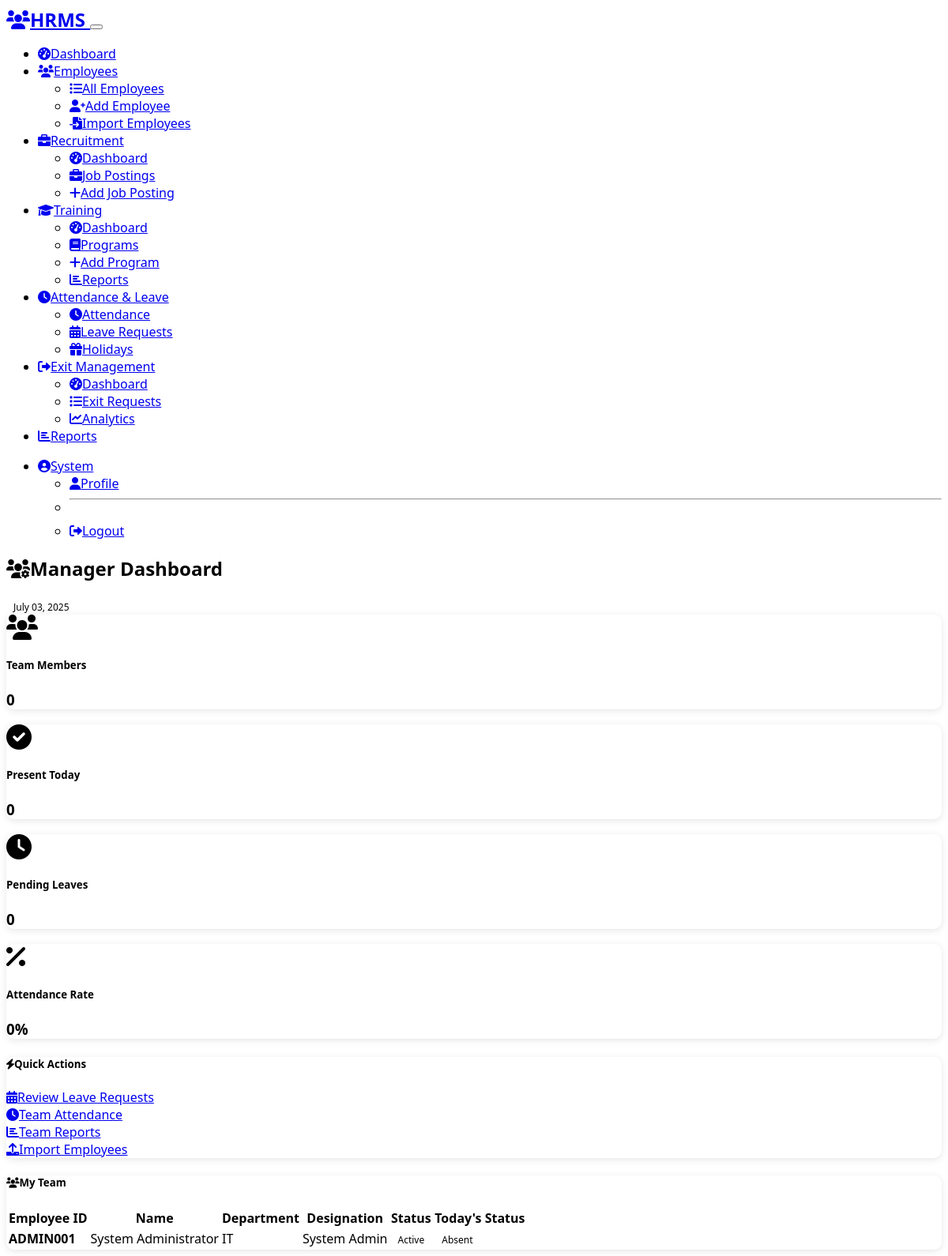
Before: /manager/dashboard (signed in) with the older database file.
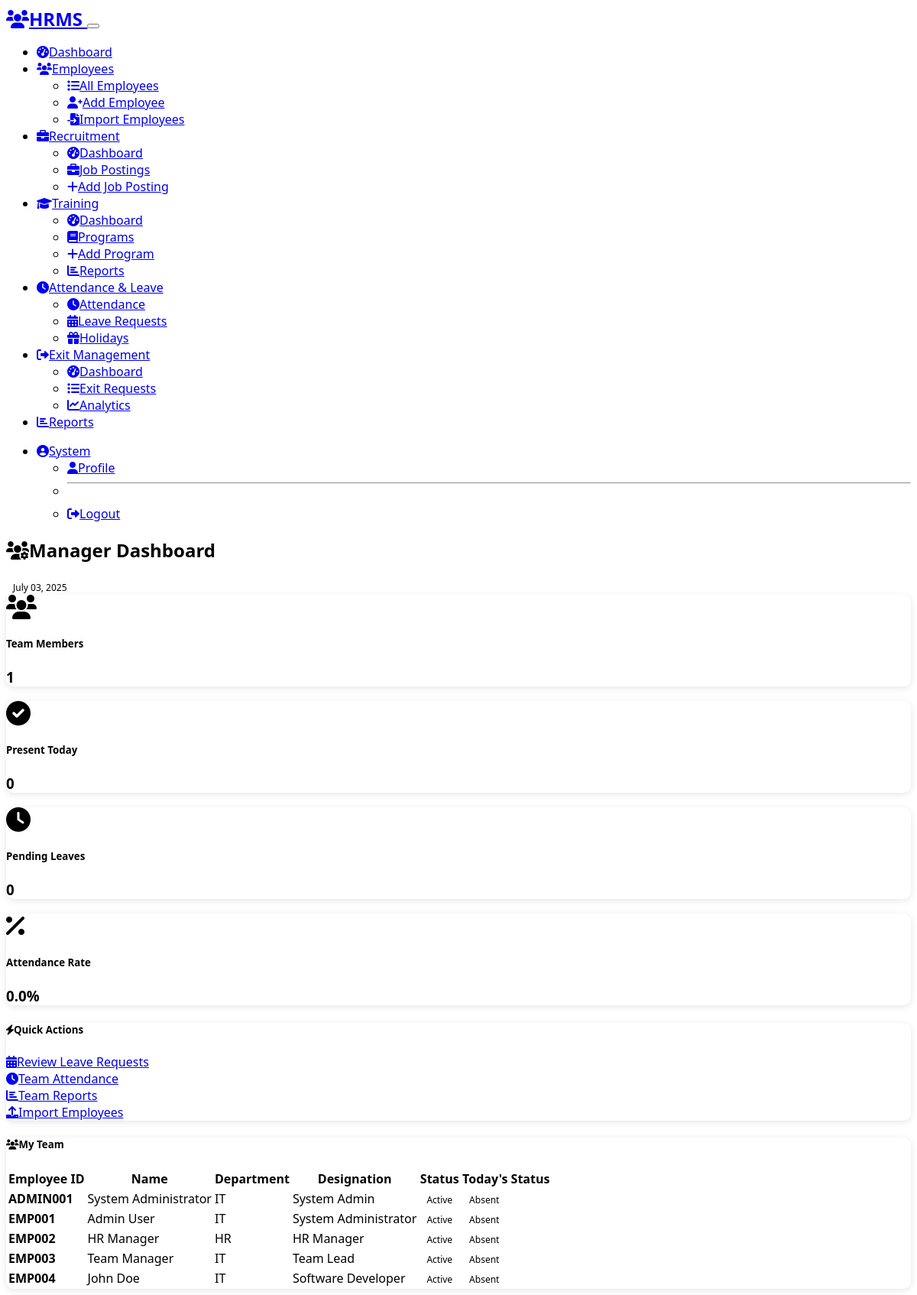
After: the same page with the newer database file.
### models.py (models this page shows, shortened)
class User(UserMixin, db.Model):
    __tablename__ = 'users'
    id = db.Column(db.Integer, primary_key=True)
    email = db.Column(db.String(120), unique=True, nullable=False)
    employee_id = db.Column(db.String(20), unique=True, nullable=False)
    first_name = db.Column(db.String(50), nullable=False)
    last_name = db.Column(db.String(50), nullable=False)
    phone = db.Column(db.String(15))
    department = db.Column(db.String(50), nullable=False)
    designation = db.Column(db.String(50), nullable=False)
    work_mode = db.Column(db.String(20), nullable=False, default='onsite')  # onsite/offsite
    role = db.Column(db.String(20), nullable=False, default='employee')  # admin/employee/manager
    manager_id = db.Column(db.Integer, db.ForeignKey('users.id'), nullable=True)
    password_hash = db.Column(db.String(256))
    active = db.Column(db.Boolean, default=True)
    date_joined = db.Column(db.DateTime, default=datetime.utcnow)
    reset_token = db.Column(db.String(100))
    reset_token_expires = db.Column(db.DateTime)
    @property
    def is_active(self):
        return self.active
    attendance_records = db.relationship('Attendance', backref='user', lazy=True)
    leave_requests = db.relationship('LeaveRequest', foreign_keys='LeaveRequest.user_id', backref='user', lazy=True)
    reviewed_leave_requests = db.relationship('LeaveRequest', foreign_keys='LeaveRequest.reviewed_by', backref='reviewer', lazy=True)
    documents = db.relationship('Document', backref='user', lazy=True)
    reportees = db.relationship('User', backref=db.backref('manager', remote_side='User.id'), lazy=True)
    emergency_contacts = db.relationship('EmergencyContact', backref='user', lazy=True)
    job_postings = db.relationship('JobPosting', backref='poster', lazy=True)
    interviews = db.relationship('Interview', backref='interviewer', lazy=True)
    training_programs = db.relationship('TrainingProgram', backref='creator', lazy=True)
    training_enrollments = db.relationship('TrainingEnrollment', backref='user', lazy=True)
    certifications = db.relationship('Certification', backref='user', lazy=True)
    exit_requests = db.relationship('ExitRequest', foreign_keys='ExitRequest.user_id', backref='user', lazy=True)
    approved_exits = db.relationship('ExitRequest', foreign_keys='ExitRequest.approved_by', backref='approver', lazy=True)
    exit_interviews = db.relationship('ExitInterview', backref='interviewer', lazy=True)
    announcements = db.relationship('Announcement', backref='creator', lazy=True)
    policy_documents = db.relationship('PolicyDocument', backref='creator', lazy=True)
    policy_acknowledgments = db.relationship('PolicyAcknowledgment', backref='user', lazy=True)
    employment_history = db.relationship('EmploymentHistory', backref='user', lazy=True)
    @property
    def can_manage_employees(self):
        return self.role in ['admin', 'hr']
    @property
    def full_name(self):
        return f"{self.first_name} {self.last_name}"

### routes/manager.py (the view)
    def decorated_function(*args, **kwargs):
        if current_user.role not in ['admin', 'manager'] and not current_user.is_manager:
            flash('Access denied. Manager privileges required.', 'error')
            return redirect(url_for('main.index'))
        return f(*args, **kwargs)

### templates/manager/dashboard.html (shortened to what the changed rows need)
{% extends "base.html" %}
{% block content %}
<div class="container">
    <div class="d-flex justify-content-between align-items-center mb-4">
        <h2><i class="fas fa-users-cog me-2"></i>Manager Dashboard</h2>
    </div>
    <div class="row mb-4">
        <div class="col-md-3">
            <div class="card bg-info text-white">
                <div class="card-body">
                    <div class="d-flex align-items-center">
                        <div>
                            <h5 class="card-title mb-0">Team Members</h5>
                            <h3 class="mb-0">{{ total_reportees }}</h3>
                        </div>
                    </div>
                </div>
            </div>
        </div>
        <div class="col-md-3">
            <div class="card bg-primary text-white">
                <div class="card-body">
                    <div class="d-flex align-items-center">
                        <div>
                            <h5 class="card-title mb-0">Attendance Rate</h5>
                            <h3 class="mb-0">{{ ((today_attendance / total_reportees * 100) if total_reportees > 0 else 0)|round(1) }}%</h3>
                        </div>
                    </div>
                </div>
            </div>
        </div>
    </div>
    <div class="row">
        <div class="col-md-12">
            <div class="card">
                <div class="card-body">
                    {% if reportees %}
                        <div class="table-responsive">
                            <table class="table table-hover">
                                <thead>
                                    <tr>
                                        <th>Employee ID</th>
                                        <th>Name</th>
                                        <th>Department</th>
                                        <th>Designation</th>
                                        <th>Status</th>
                                        <th>Today's Status</th>
                                    </tr>
                                </thead>
                                <tbody>
                                    {% for employee in reportees %}
                                    <tr>
                                        <td><strong>{{ employee.employee_id }}</strong></td>
                                        <td>{{ employee.full_name }}</td>
                                        <td>{{ employee.department }}</td>
                                        <td>{{ employee.designation }}</td>
                                        <td>
                                            {% if employee.active %}
                                                <span class="badge bg-success">Active</span>
                                            {% else %}
                                                <span class="badge bg-danger">Inactive</span>
                                            {% endif %}
                                        </td>
                                        <td>
                                            {% set attendance = employee.attendance_records|selectattr('date', 'equalto', today)|first %}
                                            {% if attendance and attendance.punch_in_time %}
                                                {% if attendance.punch_out_time %}
                                                    <span class="badge bg-success">Completed</span>
                                                {% else %}
                                                    <span class="badge bg-info">Present</span>
                                                {% endif %}
                                            {% else %}
                                                <span class="badge bg-warning">Absent</span>
                                            {% endif %}
                                        </td>
                                    </tr>
                                    {% endfor %}
                                </tbody>
                            </table>
                        </div>
                    {% else %}
                        <div class="text-center py-4">
                            <i class="fas fa-users fa-3x text-muted mb-3"></i>
                            <p class="text-muted">No team members assigned yet.</p>
                        </div>
                    {% endif %}
                </div>
            </div>
        </div>
    </div>
</div>
{% endblock %}

### templates/base.html (shortened to what the changed rows need)
<!DOCTYPE html>
<html lang="en" data-bs-theme="dark">
<head>
    <link href="https://cdn.replit.com/agent/bootstrap-agent-dark-theme.min.css" rel="stylesheet">
    <link href="https://cdnjs.cloudflare.com/ajax/libs/font-awesome/6.0.0/css/all.min.css" rel="stylesheet">
    <link href="{{ url_for('static', filename='css/custom.css') }}" rel="stylesheet">
</head>
<body>
    {% if current_user.is_authenticated %}
    <nav class="navbar navbar-expand-lg navbar-dark bg-dark">
        <div class="container">
            <a class="navbar-brand" href="{{ url_for('main.index') }}">
                <i class="fas fa-users me-2"></i>HRMS
            </a>
            <button class="navbar-toggler" type="button" data-bs-toggle="collapse" data-bs-target="#navbarNav">
            </button>
            <div class="collapse navbar-collapse" id="navbarNav">
                <ul class="navbar-nav me-auto">
                    {% if current_user.can_manage_employees %}
                        <li class="nav-item">
                            <a class="nav-link" href="{{ url_for('admin.dashboard') }}">
                                <i class="fas fa-tachometer-alt me-1"></i>Dashboard
                            </a>
                        </li>
                        <li class="nav-item dropdown">
                            <a class="nav-link dropdown-toggle" href="#" role="button" data-bs-toggle="dropdown">
                                <i class="fas fa-users me-1"></i>Employees
                            </a>
                            <ul class="dropdown-menu">
                                <li><a class="dropdown-item" href="{{ url_for('admin.employees') }}">
                                    <i class="fas fa-list me-2"></i>All Employees
                                </a></li>
                                <li><a class="dropdown-item" href="{{ url_for('admin.add_employee') }}">
                                    <i class="fas fa-user-plus me-2"></i>Add Employee
                                </a></li>
                                <li><a class="dropdown-item" href="{{ url_for('reports.import_employees') }}">
                                    <i class="fas fa-file-import me-2"></i>Import Employees
                                </a></li>
                            </ul>
                        </li>
                        <li class="nav-item dropdown">
                            <a class="nav-link dropdown-toggle" href="#" role="button" data-bs-toggle="dropdown">
                                <i class="fas fa-briefcase me-1"></i>Recruitment
                            </a>
                            <ul class="dropdown-menu">
                                <li><a class="dropdown-item" href="{{ url_for('recruitment.dashboard') }}">
                                    <i class="fas fa-tachometer-alt me-2"></i>Dashboard
                                </a></li>
                                <li><a class="dropdown-item" href="{{ url_for('recruitment.jobs') }}">
                                    <i class="fas fa-briefcase me-2"></i>Job Postings
                                </a></li>
                                <li><a class="dropdown-item" href="{{ url_for('recruitment.add_job') }}">
                                    <i class="fas fa-plus me-2"></i>Add Job Posting
                                </a></li>
                            </ul>
                        </li>
                        <li class="nav-item dropdown">
                            <a class="nav-link dropdown-toggle" href="#" role="button" data-bs-toggle="dropdown">
                                <i class="fas fa-graduation-cap me-1"></i>Training
                            </a>
                            <ul class="dropdown-menu">
                                <li><a class="dropdown-item" href="{{ url_for('training.dashboard') }}">
                                    <i class="fas fa-tachometer-alt me-2"></i>Dashboard
                                </a></li>
                                <li><a class="dropdown-item" href="{{ url_for('training.programs') }}">
                                    <i class="fas fa-book me-2"></i>Programs
                                </a></li>
                                <li><a class="dropdown-item" href="{{ url_for('training.add_program') }}">
                                    <i class="fas fa-plus me-2"></i>Add Program
                                </a></li>
                                <li><a class="dropdown-item" href="{{ url_for('training.training_reports') }}">
                                    <i class="fas fa-chart-bar me-2"></i>Reports
                                </a></li>
                            </ul>
                        </li>
                        <li class="nav-item dropdown">
                            <a class="nav-link dropdown-toggle" href="#" role="button" data-bs-toggle="dropdown">
                                <i class="fas fa-clock me-1"></i>Attendance & Leave
                            </a>
                            <ul class="dropdown-menu">
                                <li><a class="dropdown-item" href="{{ url_for('admin.attendance') }}">
                                    <i class="fas fa-clock me-2"></i>Attendance
                                </a></li>
                                <li><a class="dropdown-item" href="{{ url_for('admin.leaves') }}">
                                    <i class="fas fa-calendar-alt me-2"></i>Leave Requests
                                </a></li>
                                <li><a class="dropdown-item" href="{{ url_for('admin.holidays') }}">
                                    <i class="fas fa-gift me-2"></i>Holidays
                                </a></li>
                            </ul>
                        </li>
                        <li class="nav-item dropdown">
                            <a class="nav-link dropdown-toggle" href="#" role="button" data-bs-toggle="dropdown">
                                <i class="fas fa-sign-out-alt me-1"></i>Exit Management
                            </a>
                            <ul class="dropdown-menu">
                                <li><a class="dropdown-item" href="{{ url_for('exit_management.dashboard') }}">
                                    <i class="fas fa-tachometer-alt me-2"></i>Dashboard
                                </a></li>
                                <li><a class="dropdown-item" href="{{ url_for('exit_management.exit_requests') }}">
                                    <i class="fas fa-list me-2"></i>Exit Requests
                                </a></li>
                                <li><a class="dropdown-item" href="{{ url_for('exit_management.exit_analytics') }}">
                                    <i class="fas fa-chart-line me-2"></i>Analytics
                                </a></li>
                            </ul>
                        </li>
                        <li class="nav-item">
                            <a class="nav-link" href="{{ url_for('reports.index') }}">
                                <i class="fas fa-chart-bar me-1"></i>Reports
                            </a>
                        </li>
                    {% endif %}
                </ul>
                <ul class="navbar-nav">
                    <li class="nav-item dropdown">
                        <a class="nav-link dropdown-toggle" href="#" role="button" data-bs-toggle="dropdown">
                            <i class="fas fa-user-circle me-1"></i>{{ current_user.first_name }}
                        </a>
                        <ul class="dropdown-menu dropdown-menu-end">
                            <li><a class="dropdown-item" href="{{ url_for('employee.profile') }}">
                                <i class="fas fa-user me-2"></i>Profile
                            </a></li>
                            <li><hr class="dropdown-divider"></li>
                            <li><a class="dropdown-item" href="{{ url_for('auth.logout') }}">
                                <i class="fas fa-sign-out-alt me-2"></i>Logout
                            </a></li>
                        </ul>
                    </li>
                </ul>
            </div>
        </div>
    </nav>
    {% endif %}
    <main class="{% if current_user.is_authenticated %}py-4{% endif %}">
        {% block content %}{% endblock %}
    </main>
</body>
</html>

Changed rows visible on the page:
added User: employee_id "EMP001", full_name "Admin User", department "IT", designation "System Administrator", active "Active"
added User: employee_id "EMP002", full_name "HR Manager", department "HR", designation "HR Manager", active "Active"
added User: employee_id "EMP003", full_name "Team Manager", department "IT", designation "Team Lead", active "Active"
added User: employee_id "EMP004", full_name "John Doe", department "IT", designation "Software Developer", active "Active"
Other visible differences:
{{ total_reportees }}: "0" → "1"
text no longer shown: "0"
text now shown: "0.0"
